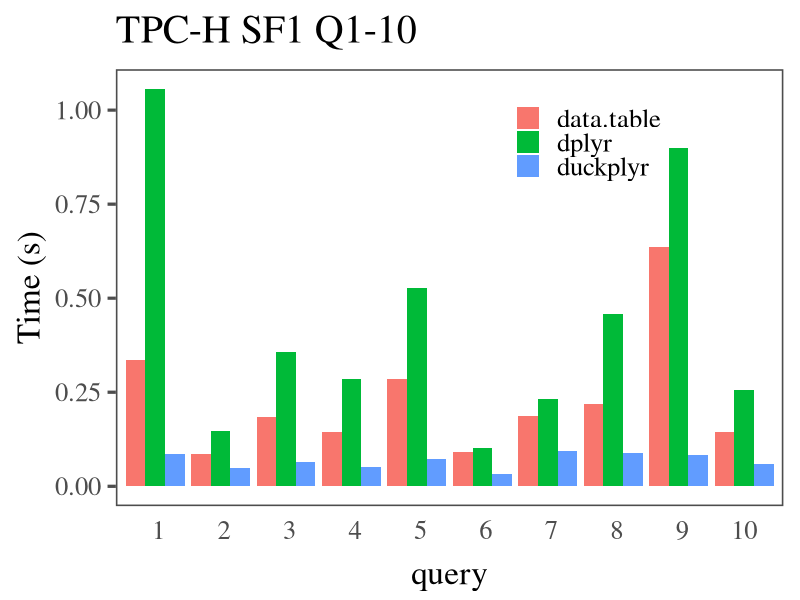

R code for this plot:

library(ggplot2)
library(ggthemes)
library(dplyr)


options(scipen=10000)

our_theme <- theme_few(base_size = 24) + 
theme(axis.title.y=element_text(vjust=0.9), 
  axis.title.x=element_text(vjust=-0.1),
  axis.ticks.x=element_blank(),
  text=element_text(family="serif"), legend.title = element_blank(),
  legend.position = c(0.60, 0.75),
    legend.justification = c("left", "bottom"),
    legend.box.just = "left",
    legend.margin = margin(0, 0, 0, 0), legend.background= element_blank())


results <- rbind(read.csv("res-dplyr.csv"), read.csv("res-duckplyr.csv"), read.csv("res-data.table.csv")) 

aggr_results <- results %>% mutate(file=pkg, query=sprintf("%2d", q), time_seconds=time) %>% group_by(file, query) %>% summarize(median_time_seconds = median(time_seconds))

pdf("prelim-tpch-results.pdf", height=5, width=10)
print(ggplot(aggr_results, aes(x=query, y=median_time_seconds, fill=file)) + geom_bar(position="dodge", stat="identity") + our_theme + ylab("Time (s)") + ggtitle("TPC-H SF1 Q1-10"))
dev.off()


print(aggr_results |> group_by(file) |> summarise(sum(median_time_seconds)))

